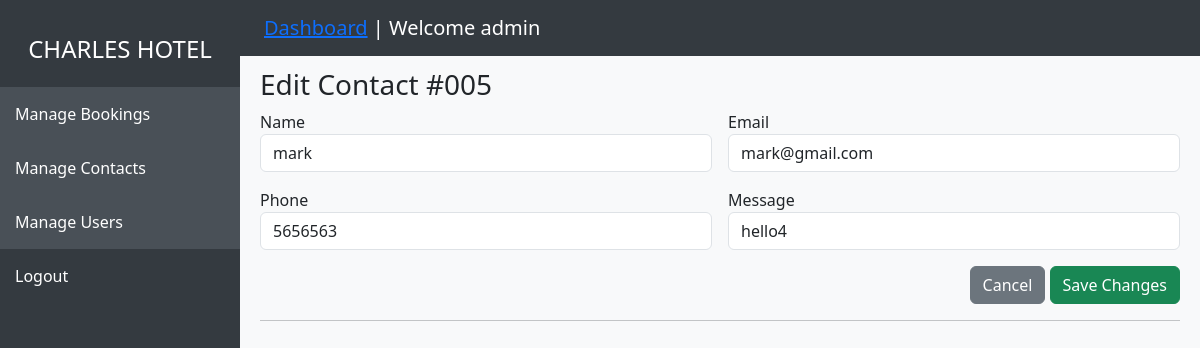
The page /Hotel/edit-contact.php?id=5 (signed in) on the database its author committed.
### tables this page shows
CREATE TABLE `contacts` (
  `id` bigint UNSIGNED NOT NULL,
  `name` varchar(255) NOT NULL,
  `email` varchar(255) NOT NULL,
  `phone` varchar(255) NOT NULL,
  `message` varchar(255) NOT NULL,
  `created_at` timestamp NULL DEFAULT NULL
);

### Hotel/edit-contact.php (the view, shortened to what this page needs)
<?php
require 'db.php';
$contact_id = intval($_GET['id']);
$query = "SELECT * FROM contacts WHERE id = $contact_id";
$result = $conn->query($query);
$contact = $result->fetch_assoc();
?>
<!DOCTYPE html>
<html lang="en">
<head>
  <link href="https://cdn.jsdelivr.net/npm/bootstrap@5.3.2/dist/css/bootstrap.min.css" rel="stylesheet" />
</head>
<body>
  <?php include 'sidebar.php'; ?>
  <div class="main-content">
    <section id="contacts">
      <div>&nbsp;</div>
      <div>&nbsp;</div>
      <h3>Edit Contact #<?php echo str_pad($contact['id'], 3, '0', STR_PAD_LEFT); ?></h3>
      <div class="table-responsive">
        <form method="POST" class="row g-3">
            <div class="col-md-6">
                <label>Name</label>
                <input type="text" name="name" class="form-control" value="<?php echo $contact['name']; ?>" required>
            </div>
            <div class="col-md-6">
                <label>Email</label>
                <input type="email" name="email" class="form-control" value="<?php echo $contact['email']; ?>" required>
            </div>
            <div class="col-md-6">
                <label>Phone</label>
                <input type="text" name="phone" class="form-control" value="<?php echo $contact['phone']; ?>" required>
            </div>
            <div class="col-md-6">
                <label>Message</label>
                <input type="text" name="message" class="form-control" value="<?php echo $contact['message']; ?>" required>
            </div>
            <div class="col-12 text-end">
                <a href="manage-contacts.php" class="btn btn-secondary">Cancel</a>
                <button type="submit" class="btn btn-success">Save Changes</button>
            </div>
        </form>
      </div>
    </section>
    <hr />
</body>
</html>

### Hotel/edit-contact.php (style rules this page uses)
body { background-color: #f8f9fa; }
.main-content { margin-left: 240px; padding: 20px; }

### rows shown on the page
contacts: id "005", name "mark", email "mark@gmail.com", phone "5656563", message "hello4"

### other values the page prints
$_SESSION['username'] "admin"
